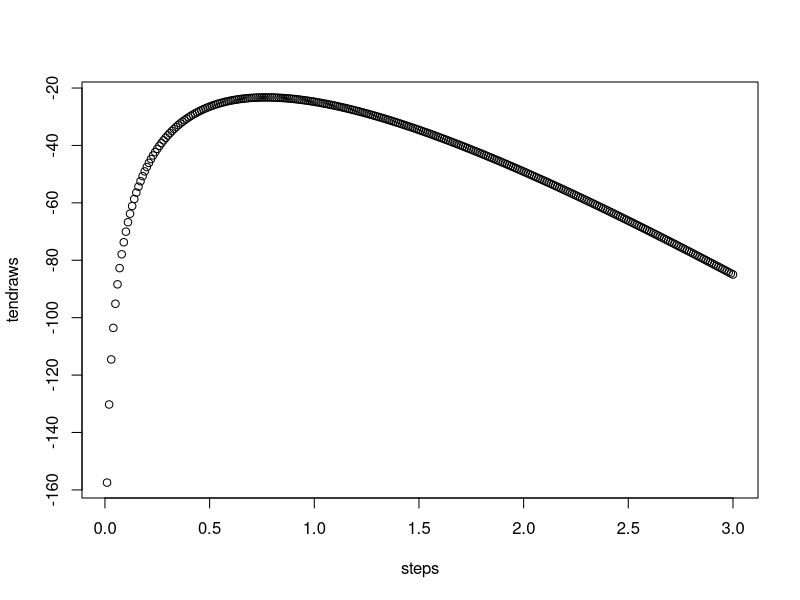
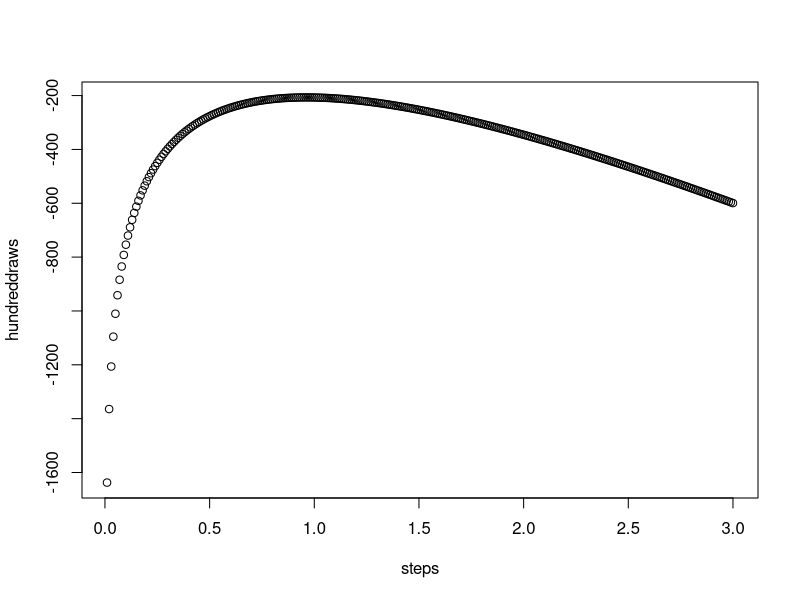
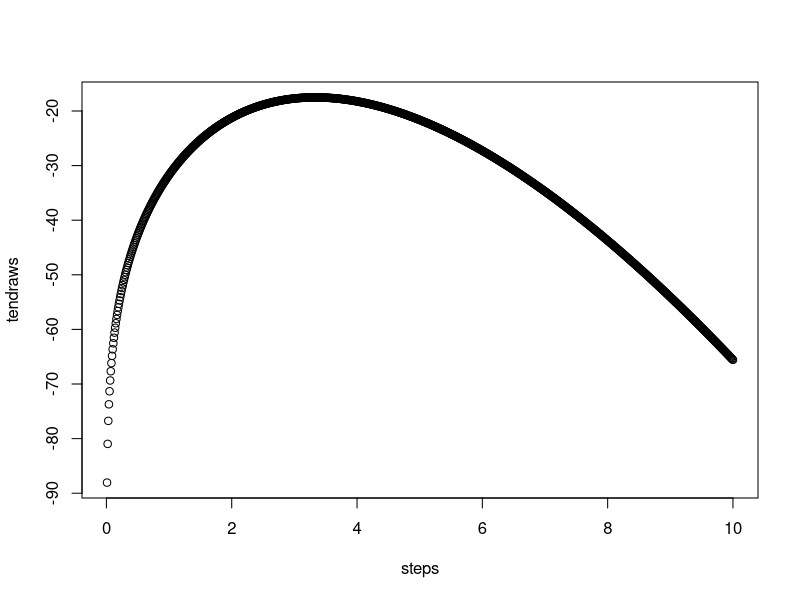
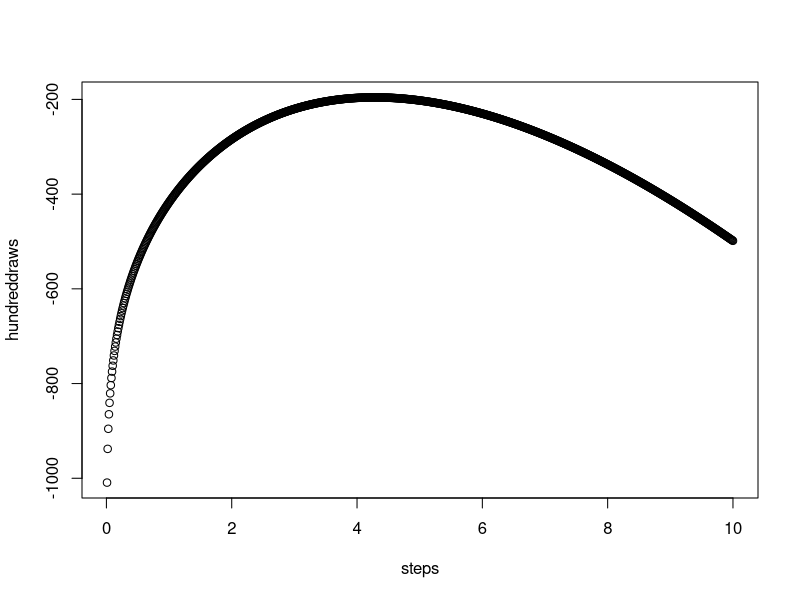
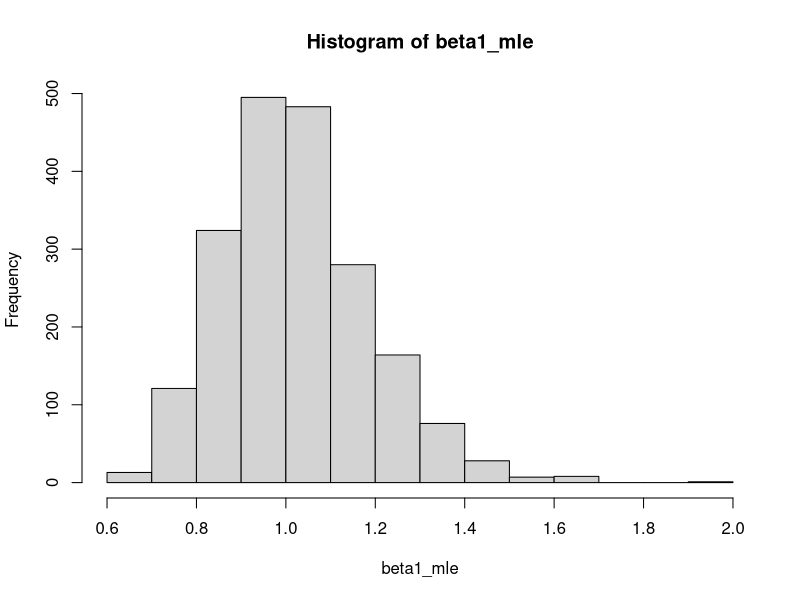
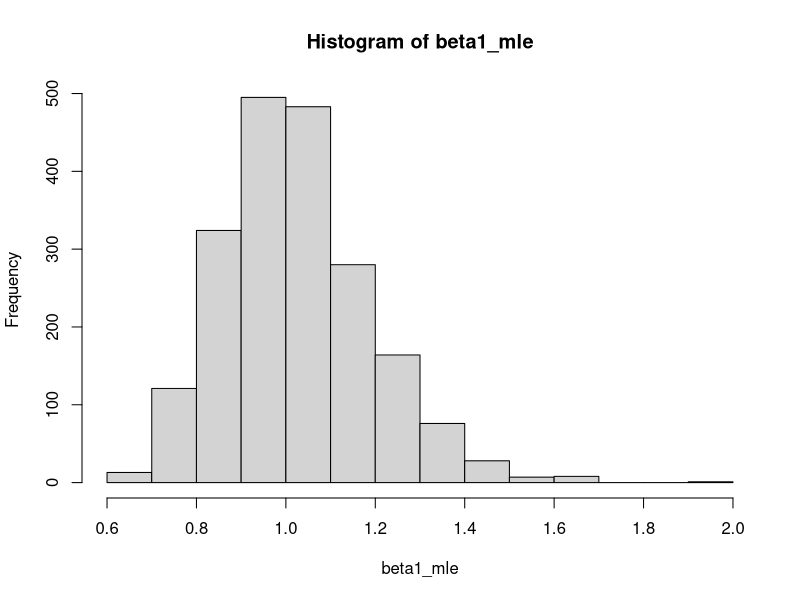
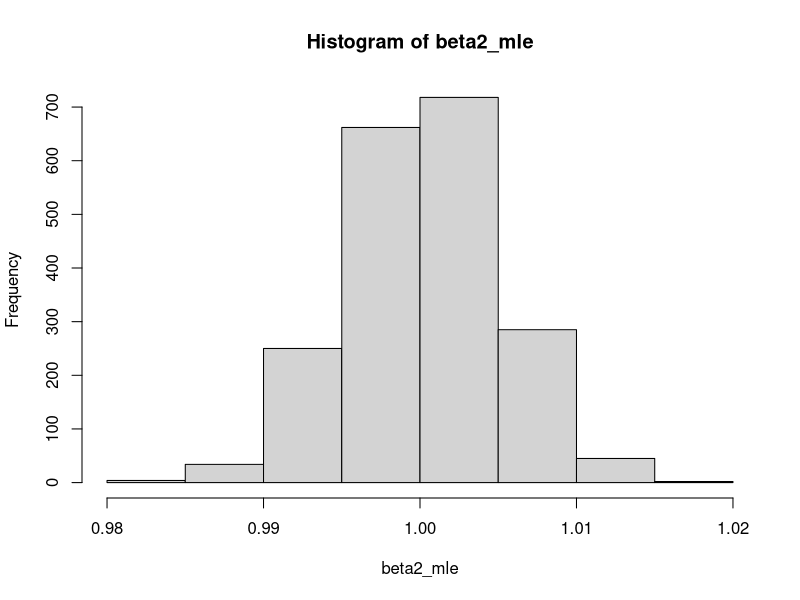
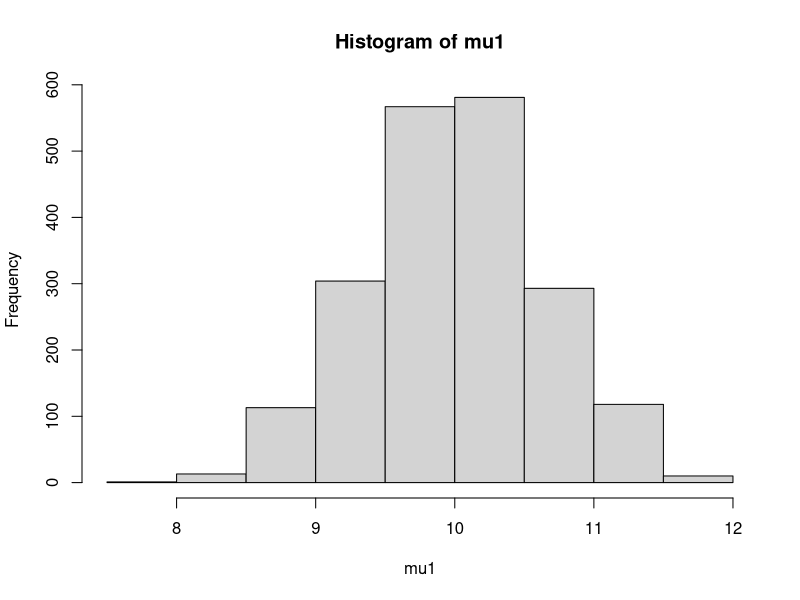

The R script that drew these images, in order:
## ---- chunk 1
knitr::opts_chunk$set(echo = TRUE)
## ---- chunk 2
llgamma <- function(x, alpha, beta) {
  return(length(x) * (alpha * log(beta) - lgamma(alpha)) + (alpha -1) * sum(log(x)) - beta * sum(x))
}
## ---- chunk 3
set.seed(4711) #FRÅGA OM VI SKA ANVÄNDA SEED ELLER EJ
x1 <- rgamma(n = 10, shape = 4, scale = 1)
x2 <- rgamma(n = 100, shape = 4, scale = 1)

tendraws <- c()
hundreddraws <- c()
steps <- c()

i = 0.01
while(i <= 3) {
  tendraws <- c(tendraws, llgamma(x1, alpha = 4, beta = i))
  hundreddraws <- c(hundreddraws, llgamma(x2, alpha = 4, beta = i))
  steps <- c(steps, i)
  i <- i + 0.01
}
## ---- chunk 4
# plot for ten draws
plot(steps, tendraws)
## ---- chunk 5
# plot for hundred draws
plot(steps, hundreddraws)
## ---- chunk 6
# Undersöker och returnerar vilket betavärde som loglikelyhoodfunktionen får sitt maxvärde på
findMaxIndex <- function(vect) {
  i <- NULL
  currentMax <- -Inf
  x <- 1
  while (x < length(vect)) {
    if (vect[x] > currentMax) {
      currentMax <- vect[x]
      i <- x
    }
    x <- x + 1
  }
  return(i/100)
}

findMaxIndex(tendraws)
findMaxIndex(hundreddraws)
## ---- chunk 7
x1 <- rgamma(n = 10, shape = 4, scale = 1)
x2 <- rgamma(n = 100, shape = 4, scale = 1)

tendraws <- c()
hundreddraws <- c()
steps <- c()

i = 0.01
while(i <= 10) {
  tendraws <- c(tendraws, llgamma(x1, alpha = i, beta = 1))
  hundreddraws <- c(hundreddraws, llgamma(x2, alpha = i, beta = 1))
  steps <- c(steps, i)
  i <- i + 0.01
}

## ---- chunk 8
# plot for ten draws
plot(steps, tendraws)
## ---- chunk 9
# plot for hundred draws
plot(steps, hundreddraws)
## ---- chunk 10
# Undersöker och returnerar vilket alphavärde som loglikelyhoodfunktionen får sitt maxvärde på
findMaxIndex <- function(vect) {
  i <- NULL
  currentMax <- -999999
  x <- 1
  while (x < length(vect)) {
    if (vect[x] > currentMax) {
      currentMax <- vect[x]
      i <- x
    }
    x <- x + 1
  }
  return(i/100)
}

findMaxIndex(tendraws)
findMaxIndex(hundreddraws)
## ---- chunk 11
llnormal <- function(x, mu, sigma2) {
  
}

## ---- chunk 12
gamma_beta_mle <- function(x, alpha) {
  return(length(x)*alpha*1/sum(x))
}
x1 <- rgamma(n = 10, shape = 4, scale = 1)
x2 <- rgamma(n = 100, shape = 4, scale = 1)
gamma_beta_mle(x1, 2)
gamma_beta_mle(x2, 2)
## ---- chunk 13
norm_mu_mle <- function(x) {
  return(1/length(x)*sum(x))
}

norm_sigma2_mle <- function(x) {
  sumhelp <- 0
  j <- 1
  while(j <= length(x)) {
    sumhelp <- sumhelp + (x[j] - norm_mu_mle(x))**2
    j <- j + 1
  }
  return(1/length(x)*sumhelp)
}
## ---- chunk 14
test_x <- 1:10

norm_mu_mle(x = test_x)

norm_sigma2_mle(x = test_x)

## ---- chunk 15
set.seed(42)
# Skattning med n = 10
y1 <- rnorm(n = 10, mean = 10, sd = 2)

norm_mu_mle(x = y1)


norm_sigma2_mle(x = y1)

# Skattning med n = 10000
y2 <- rnorm(n = 10000, mean = 10, sd = 2)

norm_mu_mle(x = y2)

norm_sigma2_mle(x = y2)
## ---- chunk 16

beta1_mle <- c(1:2000)
beta2_mle <- c(1:2000)
mu1 <- c(1:2000)
mu2 <- c(1:2000)
sigma1 <- c(1:2000)
sigma2 <- c(1:2000)

i <- 1
while (i <= 2000) {
  x1 <- rgamma(n = 10, shape = 4, rate = 1)
  x2 <- rgamma(n = 10000, shape = 4, rate = 1)
  beta1_mle[i] <- gamma_beta_mle(x = x1, alpha = 4)
  beta2_mle[i] <- gamma_beta_mle(x = x2, alpha = 4)
  
  y1 <- rnorm(n = 10, mean = 10, sd = 2)
  y2 <- rnorm(n = 10000, mean = 10, sd = 2)
  mu1[i] <- norm_mu_mle(x = y1)
  mu2[i] <- norm_mu_mle(x = y2)
  sigma1[i] <- norm_sigma2_mle(x = y1)
  #sigma2[i] <- norm_sigma2_mle(x = y2) #FRÅGA: GÅR LÅNGSAMT. HOW TO MAKE IT GO FASTER??? CAN WE DO THIS BY NOT LOOPING? IF SO, HOW DO WE ACHIEVE THIS WITHOUT LOOPING???
  i <- i + 1
}

hist(beta1_mle)
## ---- chunk 17
hist(beta1_mle)
## ---- chunk 18
hist(beta2_mle)
## ---- chunk 19
hist(mu1)
## ---- chunk 20
hist(mu2)
## ---- chunk 21
hist(sigma1)
## ---- chunk 22
hist(sigma2)
## ---- chunk 23
llbeta <- function(par, x){
  helpsum <- 0
  i <- 1
  while(i <= length(x)) {
    helpsum <- helpsum + logb(par[1] + 1, x[i] + par[2])
    i <- i + 1
  }
  return (helpsum + length(x)*logb(par[1], par[2]))
}
llbeta(par = c(2, 2), x = c(0.01, 0.5, 0.99))
